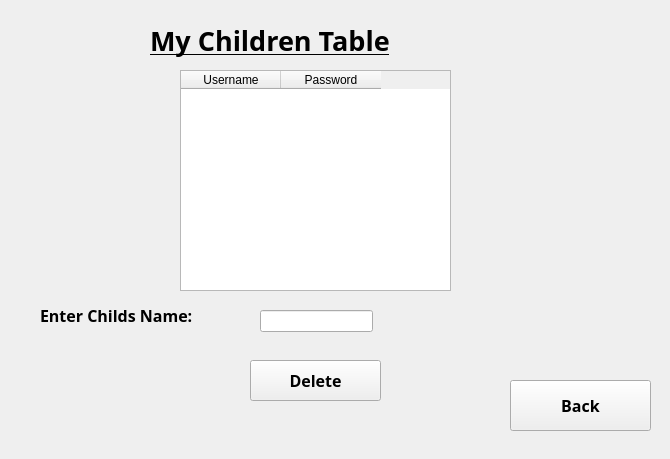
<?xml version="1.0" encoding="UTF-8"?>
<ui version="4.0">
 <class>ChildTableDelete</class>
 <widget class="QMainWindow" name="ChildTableDelete">
  <property name="geometry">
   <rect>
    <x>0</x>
    <y>0</y>
    <width>670</width>
    <height>459</height>
   </rect>
  </property>
  <property name="windowTitle">
   <string>MainWindow</string>
  </property>
  <widget class="QWidget" name="centralwidget">
   <widget class="QTableWidget" name="childTable">
    <property name="geometry">
     <rect>
      <x>180</x>
      <y>70</y>
      <width>271</width>
      <height>221</height>
     </rect>
    </property>
    <property name="cornerButtonEnabled">
     <bool>false</bool>
    </property>
    <column>
     <property name="text">
      <string>Username</string>
     </property>
    </column>
    <column>
     <property name="text">
      <string>Password</string>
     </property>
    </column>
   </widget>
   <widget class="QLabel" name="Child_TABLE_LABEL">
    <property name="geometry">
     <rect>
      <x>150</x>
      <y>10</y>
      <width>371</width>
      <height>61</height>
     </rect>
    </property>
    <property name="font">
     <font>
      <family>Arial Black</family>
      <pointsize>20</pointsize>
      <weight>75</weight>
      <bold>true</bold>
     </font>
    </property>
    <property name="text">
     <string>&lt;html&gt;&lt;head/&gt;&lt;body&gt;&lt;p&gt;&lt;span style=&quot; text-decoration: underline;&quot;&gt;My Children Table&lt;/span&gt;&lt;/p&gt;&lt;/body&gt;&lt;/html&gt;</string>
    </property>
   </widget>
   <widget class="QPushButton" name="DeleteButton">
    <property name="geometry">
     <rect>
      <x>250</x>
      <y>360</y>
      <width>131</width>
      <height>41</height>
     </rect>
    </property>
    <property name="font">
     <font>
      <family>Arial Black</family>
      <pointsize>12</pointsize>
      <weight>75</weight>
      <bold>true</bold>
     </font>
    </property>
    <property name="text">
     <string>Delete</string>
    </property>
   </widget>
   <widget class="QPushButton" name="BackButton">
    <property name="geometry">
     <rect>
      <x>510</x>
      <y>380</y>
      <width>141</width>
      <height>51</height>
     </rect>
    </property>
    <property name="font">
     <font>
      <family>Arial Black</family>
      <pointsize>12</pointsize>
      <weight>75</weight>
      <bold>true</bold>
     </font>
    </property>
    <property name="text">
     <string>Back</string>
    </property>
   </widget>
   <widget class="QLineEdit" name="inputChildName">
    <property name="geometry">
     <rect>
      <x>260</x>
      <y>310</y>
      <width>113</width>
      <height>22</height>
     </rect>
    </property>
   </widget>
   <widget class="QLabel" name="child_NAME_LABEL">
    <property name="geometry">
     <rect>
      <x>40</x>
      <y>300</y>
      <width>231</width>
      <height>31</height>
     </rect>
    </property>
    <property name="font">
     <font>
      <family>Arial Black</family>
      <pointsize>12</pointsize>
      <weight>75</weight>
      <bold>true</bold>
     </font>
    </property>
    <property name="text">
     <string>Enter Childs Name:</string>
    </property>
   </widget>
  </widget>
 </widget>
 <resources/>
 <connections/>
</ui>
